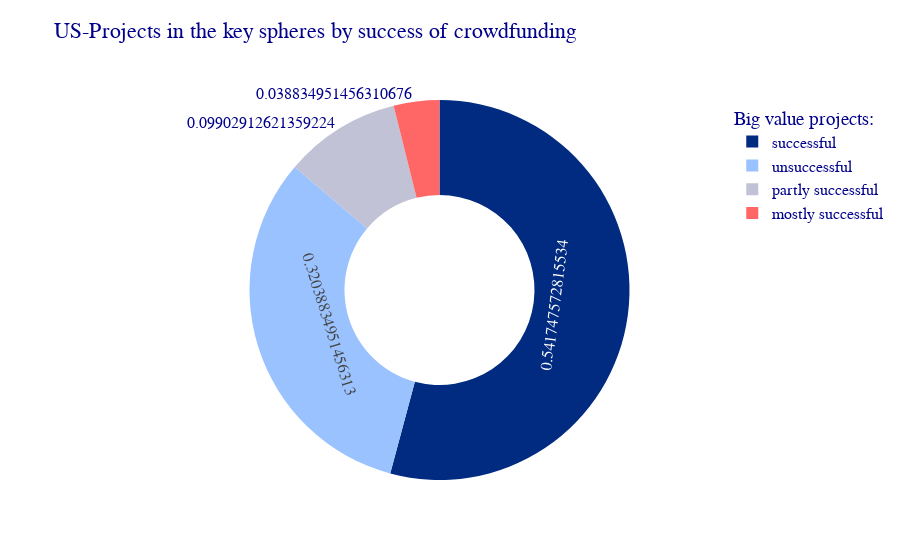

Notebook code for this chart:
### Code cell
# Plot it as a pie-chart:
plotdonut(successful_usa_sel, 'US-Projects in the key spheres by success of crowdfunding', 'Big value projects:')

### Figure 1 — Plotly figure (JSON) as saved in the notebook; plotly's stock layout.template omitted (floating-point values rounded to 4 significant figures)
{"data": [{"direction": "clockwise", "domain": {"x": [0, 1], "y": [0, 1]}, "hole": 0.5, "hoverlabel": {"namelength": 0}, "hovertemplate": "label=%{label}<br># of projects=%{value}", "labels": ["unsuccessful", "partly successful", "mostly successful", "successful"], "legendgroup": "", "name": "", "showlegend": true, "textinfo": "percent", "texttemplate": "%{percent:.0%f}", "type": "pie", "values": [165, 51, 20, 279]}], "layout": {"font": {"color": "darkblue", "family": "Verdana", "size": 16}, "legend": {"title": {"text": "Big value projects:"}, "tracegroupgap": 0, "traceorder": "normal"}, "piecolorway": ["#002b80", "#99c2ff", "#c2c2d6", "#ff6666"], "title": {"font": {"family": "Verdana"}, "text": "US-Projects in the key spheres by success of crowdfunding", "x": 0.35, "xanchor": "center", "y": 0.96, "yanchor": "top"}}}
